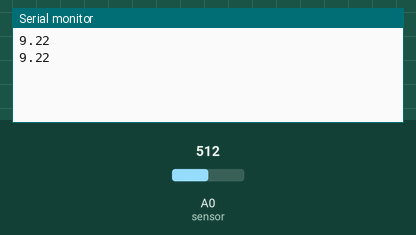
Simulated run of this sketch. Board: Arduino Uno, built with avr-gcc and run on an emulated ATmega328P. Shown: the last lines printed to the serial monitor. The test bench sets the inputs (shaded band); at power-on: A0 (sensor) = 512.

Above: at 1.8 s.
1.9 s: A0 (sensor) set to 0
At 2.8 s:
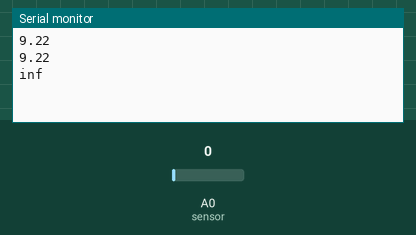
4.5 s: A0 (sensor) set to 122
At 5.7 s:
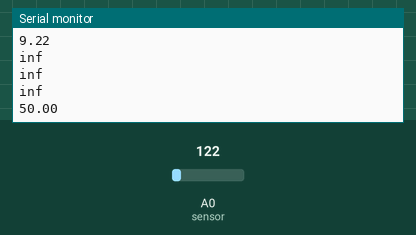

The sketch:

IR_sensor.ino
```cpp
//  Sharp GP2xx IR sensor
void setup(){
  Serial.begin(9600);
}

void loop(){
  int sensorValue = analogRead(A0);                    //sensor input
  float voltage = sensorValue*5.0/1024;             //voltage mapping
  float distance =27.15*pow(voltage,-1.179);    //by curve fitting

  Serial.println(distance);
//  Serial.println("cm");
  delay(1000);
}
```

Measured:
- after the input at 1.9 s, the serial monitor: prints a new line after 0.10 s (image 1)
- after the input at 4.5 s, the serial monitor: prints a new line after 0.50 s (image 2)
